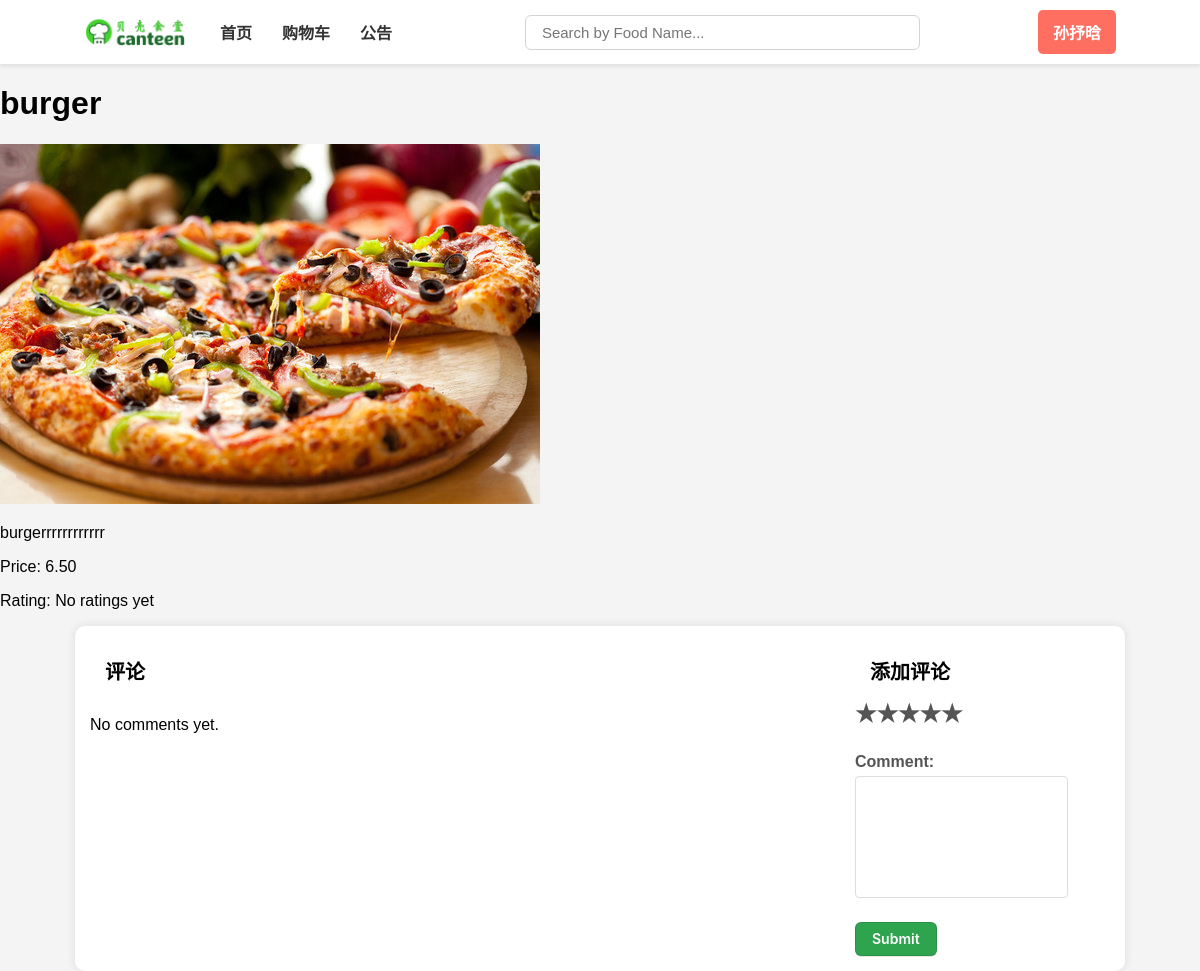
The page /food_detail.php?id=3 (signed in) on the database its author committed.
### tables this page shows
CREATE TABLE `student_detail`  (
  `userName` varchar(50) NOT NULL,
  `name` varchar(100) NULL DEFAULT NULL,
  `profile` varchar(255) NULL DEFAULT NULL,
  PRIMARY KEY (`userName`) USING BTREE,
  CONSTRAINT `fk_student_detail_student` FOREIGN KEY (`userName`) REFERENCES `students` (`userName`) ON DELETE RESTRICT ON UPDATE RESTRICT
);

CREATE TABLE `food_list`  (
  `foodId` int(0) NOT NULL AUTO_INCREMENT,
  `foodName` varchar(255) NOT NULL,
  `foodDetail` text NULL,
  `foodImage` varchar(255) NULL DEFAULT NULL,
  `canteenId` int(0) NULL DEFAULT NULL,
  `floor` int(0) NULL DEFAULT NULL,
  `foodRate` float NULL DEFAULT NULL,
  `foodPrice` decimal(10, 2) NOT NULL,
  `bannerImg` varchar(255) NULL DEFAULT NULL,
  PRIMARY KEY (`foodId`) USING BTREE,
  INDEX `canteenId`(`canteenId`) USING BTREE,
  CONSTRAINT `food_list_ibfk_1` FOREIGN KEY (`canteenId`) REFERENCES `location` (`canteenId`) ON DELETE RESTRICT ON UPDATE RESTRICT
);

### getStudentDetailAction.php (called while the page is built, shortened)
<?php
require_once "config.php";
$userName = $_SESSION['userName'];
$sql = "SELECT * FROM student_detail WHERE userName = '$userName'";
$result = $conn->query($sql);
if ($result->num_rows > 0) {
    $row = $result->fetch_assoc();
    $name = $row['name'];
} else {
    $name = "Unknown";
    $profile = "";
}
?>

### food_detail.php (the view, shortened to what this page needs)
<?php
require_once "config.php";
$foodId = isset($_GET['id']) ? intval($_GET['id']) : 0;
$query = $conn->prepare("SELECT * FROM food_list WHERE foodId = ?");
$query->bind_param("i", $foodId);
$query->execute();
$result = $query->get_result();
$food = $result->fetch_assoc();
$totalRating = 0;
$ratingCount = 0;
$averageRating = $ratingCount > 0 ? $totalRating / $ratingCount : "No ratings yet";
?>
<!DOCTYPE html>
<html lang="en">
<head>
    <link rel="stylesheet" href="style.css">
</head>
<body>
<div class="navbar">
    <img src="img/banner/logo.png" alt="贝壳食堂">
    <a href="welcome#" onclick="showDashboard()" id="dashboardLink">首页</a>
    <a href="welcome#gouwuche" onclick="showSection('shoppingCartSection')" id="orderLink">购物车</a>
    <a href="welcome#tixing" onclick="showSection('newsSection')" id="newsLink">公告</a>
    <input type="text" id="searchInput" onkeyup="filterByName()" placeholder="Search by Food Name...">
    <a href="welcome#zhanghao" onclick="showSection('profileSection')" id="profileLink"><?php require_once "getStudentDetailAction.php"; echo $name; ?></a>
</div>
<h1><?php echo htmlspecialchars($food['foodName']); ?></h1>
<img src="<?php echo htmlspecialchars($food['foodImage']); ?>" alt="<?php echo htmlspecialchars($food['foodName']); ?>">
<p><?php echo htmlspecialchars($food['foodDetail']); ?></p>
<p>Price: <?php echo htmlspecialchars($food['foodPrice']); ?></p>
<p>Rating: <?php echo htmlspecialchars($averageRating); ?></p>
<div class="comments">
    <div class="comment">
        <div class="comment-title">评论</div>
        <div class="comment-sections">
            <?php if (!empty($comments)) : ?>
                <?php foreach ($comments as $comment) : ?>
                    <div class="comment-section">
                        <div class="profile-pic">
                            <img src="<?php echo htmlspecialchars($comment['profile']); ?>" alt="<?php echo htmlspecialchars($comment['name']); ?>">
                        </div>
                        <div class="details">
                            <div class="name"> <?php echo htmlspecialchars($comment['name']); ?></div>
                            <div class="comment-text"><?php echo htmlspecialchars($comment['comment']); ?></div>
                            <div class="rating"><?php echo htmlspecialchars($comment['rating']); ?>分</div>
                        </div>
                    </div>
                <?php endforeach; ?>
            <?php else : ?>
                <p>No comments yet.</p>
            <?php endif; ?>
        </div>
    </div>
    <div class="add-comment">
        <div class="add-comment-title">添加评论</div>
        <form action="add_comment.php" method="post" class="feedback-form">
            <div class="rating">
                <label for="star5">&#9733;</label>
                <label for="star4">&#9733;</label>
                <label for="star3">&#9733;</label>
                <label for="star2">&#9733;</label>
                <label for="star1">&#9733;</label>
            </div>
            <div class="comment">
                <label for="comment" class="form-label">Comment:</label>
                <textarea id="comment" name="comment" class="form-control" required></textarea>
            </div>
            <button type="submit" class="submit-btn">Submit</button>
        </form>
    </div>
</div>
</body>
</html>

### style.css (style rules this page uses)
body { font-family: Arial, sans-serif; background-color: #f4f4f4; margin: 0; padding: 0; align-items: center; justify-content: center; font-size: 16px; }
button { appearance: none; background-color: #2ea44f; border: 1px solid rgba(27, 31, 35, .15); border-radius: 6px; box-shadow: rgba(27, 31, 35, .1) 0 1px 0; box-sizing: border-box; color: #fff; cursor: pointer; display: inline-block; font-family: -apple-system,system-ui,"Segoe UI",Helvetica,Arial,sans-serif,"Apple Color Emoji","Segoe UI Emoji"; font-size: 14px; font-weight: 600; line-height: 20px; padding: 6px 16px; position: relative; text-align: center; text-decoration: none; user-select: none; -webkit-user-select: none; touch-action: manipulation; vertical-align: middle; white-space: nowrap; }
.navbar { display: flex; justify-content: space-between; align-items: center; background-color: #ffffff; box-shadow: 0 2px 4px rgba(0, 0, 0, 0.1); padding: 10px 7%; }
.navbar a { text-decoration: none; color: #333; font-weight: bold; padding: 10px 15px; border-radius: 5px; transition: background-color 0.3s, color 0.3s; }
.navbar img { height: 30px; margin-right: 20px; }
#profileLink { padding: 10px 15px; border-radius: 5px; background-color: #ff6f61; color: white; transition: background-color 0.3s, color 0.3s; }
#searchInput { width: 35%; border-radius: 6px; font-size: 15px; border: 0.5px solid lightgrey; padding: 8px 16px; margin-left: auto; margin-right: auto; }
.comments { padding: 15px; width: 85%; margin: auto; display: flex; flex-direction: row; background-color: white; border-radius: 10px; box-shadow: 0 0 10px rgba(0, 0, 0, 0.1); }
.comment { width: 75%; }
.comment-sections { width: 100%; display: flex; flex-wrap: wrap; }
.comment-title, .add-comment-title { width: 100%; font-weight: bold; font-size: 20px; padding: 15px; }
.rating { margin-bottom: 5px; color: #e1840e; font-weight: bold }
.add-comment { width: 25%; margin-left: auto; }
.add-comment-title { width: 100%; font-weight: bold; font-size: 20px; padding: 15px; }
label { display: block; font-weight: bold; margin-bottom: 5px; color: #555; }
textarea, select { width: 100%; padding: 10px; border: 1px solid #ddd; border-radius: 4px; resize: vertical; }
.feedback-form { max-width: 400px; margin: 0 auto; }
.rating { margin-bottom: 20px; display: flex; flex-direction: row-reverse; justify-content: flex-end; }
.rating label { font-size: 24px; cursor: pointer; }
.comment { margin-bottom: 20px; }
.comment textarea { width: 100%; height: 100px; resize: none; }

### rows shown on the page
student_detail: name "孙抒晗"
food_list: foodName "burger", foodImage (picture), foodDetail "burgerrrrrrrrrrrr", foodPrice "6.50"

### other values the page prints
$averageRating "No ratings yet"
